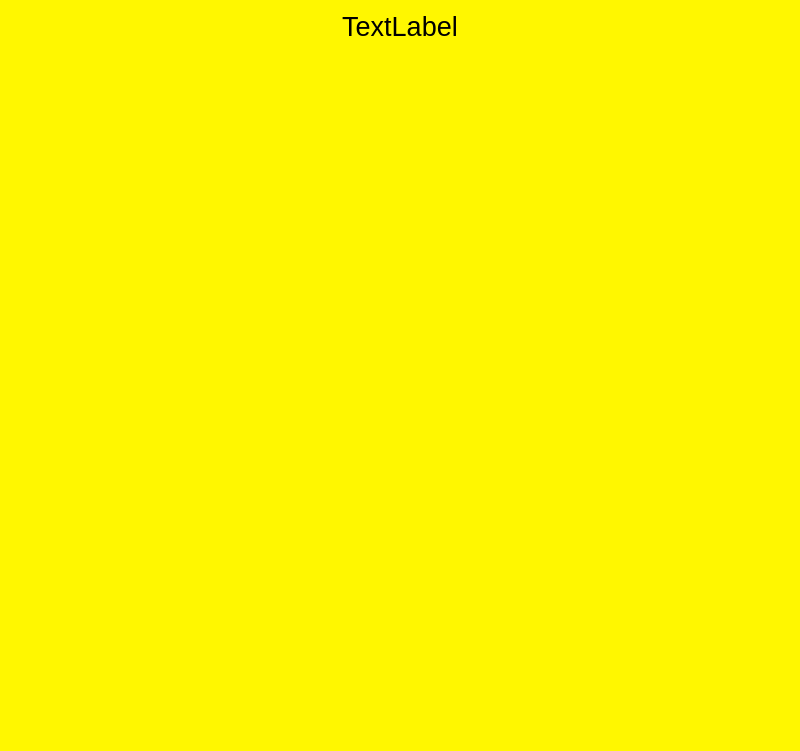
<?xml version="1.0" encoding="UTF-8"?>
<ui version="4.0">
 <class>popup</class>
 <widget class="QWidget" name="popup">
  <property name="geometry">
   <rect>
    <x>0</x>
    <y>0</y>
    <width>800</width>
    <height>751</height>
   </rect>
  </property>
  <property name="sizePolicy">
   <sizepolicy hsizetype="Preferred" vsizetype="Preferred">
    <horstretch>0</horstretch>
    <verstretch>0</verstretch>
   </sizepolicy>
  </property>
  <property name="windowTitle">
   <string>Form</string>
  </property>
  <property name="styleSheet">
   <string notr="true">background-color: rgb(255, 247, 0);</string>
  </property>
  <layout class="QGridLayout" name="gridLayout">
   <property name="spacing">
    <number>0</number>
   </property>
   <item row="1" column="0">
    <widget class="QStackedWidget" name="stackedWidget">
     <property name="currentIndex">
      <number>1</number>
     </property>
     <widget class="QWidget" name="page">
      <layout class="QGridLayout" name="gridLayout_2">
       <item row="1" column="1">
        <widget class="QPushButton" name="setbutton">
         <property name="sizePolicy">
          <sizepolicy hsizetype="Minimum" vsizetype="MinimumExpanding">
           <horstretch>0</horstretch>
           <verstretch>0</verstretch>
          </sizepolicy>
         </property>
         <property name="text">
          <string>세트</string>
         </property>
        </widget>
       </item>
       <item row="1" column="0">
        <widget class="QPushButton" name="singlebutton">
         <property name="sizePolicy">
          <sizepolicy hsizetype="Minimum" vsizetype="MinimumExpanding">
           <horstretch>0</horstretch>
           <verstretch>0</verstretch>
          </sizepolicy>
         </property>
         <property name="text">
          <string>단품</string>
         </property>
        </widget>
       </item>
      </layout>
     </widget>
     <widget class="QWidget" name="page_2">
      <layout class="QGridLayout" name="gridLayout_3">
       <property name="spacing">
        <number>0</number>
       </property>
       <item row="1" column="0">
        <widget class="MyMenu" name="pmenu_4" native="true"/>
       </item>
       <item row="1" column="2">
        <widget class="MyMenu" name="pmenu_6" native="true"/>
       </item>
       <item row="1" column="1">
        <widget class="MyMenu" name="pmenu_5" native="true"/>
       </item>
       <item row="0" column="0">
        <widget class="MyMenu" name="pmenu_1" native="true"/>
       </item>
       <item row="0" column="1">
        <widget class="MyMenu" name="pmenu_2" native="true"/>
       </item>
       <item row="0" column="2">
        <widget class="MyMenu" name="pmenu_3" native="true"/>
       </item>
      </layout>
     </widget>
     <widget class="QWidget" name="page_3">
      <layout class="QGridLayout" name="gridLayout_4">
       <item row="0" column="3">
        <widget class="MyMenu" name="checkmenu_3" native="true"/>
       </item>
       <item row="0" column="0">
        <widget class="MyMenu" name="checkmenu_2" native="true"/>
       </item>
       <item row="1" column="0" colspan="2">
        <widget class="QPushButton" name="rightbutton">
         <property name="text">
          <string>맞아요</string>
         </property>
        </widget>
       </item>
       <item row="1" column="2" colspan="2">
        <widget class="QPushButton" name="rollbackbutton">
         <property name="text">
          <string>다시 고를래</string>
         </property>
        </widget>
       </item>
       <item row="0" column="1" colspan="2">
        <widget class="MyMenu" name="checkmenu_1" native="true"/>
       </item>
      </layout>
     </widget>
     <widget class="QWidget" name="page_4">
      <layout class="QGridLayout" name="gridLayout_5">
       <property name="spacing">
        <number>0</number>
       </property>
       <item row="0" column="0" colspan="2">
        <widget class="QLabel" name="label_3">
         <property name="font">
          <font>
           <pointsize>20</pointsize>
          </font>
         </property>
         <property name="text">
          <string>주문 내역은 5개를 넘길 수 없습니다.</string>
         </property>
         <property name="alignment">
          <set>Qt::AlignCenter</set>
         </property>
        </widget>
       </item>
       <item row="1" column="0" colspan="2">
        <widget class="QPushButton" name="okbutton">
         <property name="font">
          <font>
           <pointsize>15</pointsize>
          </font>
         </property>
         <property name="text">
          <string>알겠습니다</string>
         </property>
        </widget>
       </item>
      </layout>
     </widget>
    </widget>
   </item>
   <item row="0" column="0">
    <widget class="QLabel" name="label">
     <property name="font">
      <font>
       <pointsize>20</pointsize>
      </font>
     </property>
     <property name="text">
      <string>TextLabel</string>
     </property>
     <property name="alignment">
      <set>Qt::AlignCenter</set>
     </property>
    </widget>
   </item>
  </layout>
 </widget>
 <customwidgets>
  <customwidget>
   <class>MyMenu</class>
   <extends>QWidget</extends>
   <header>mymenu.h</header>
   <container>1</container>
  </customwidget>
 </customwidgets>
 <resources/>
 <connections/>
</ui>
